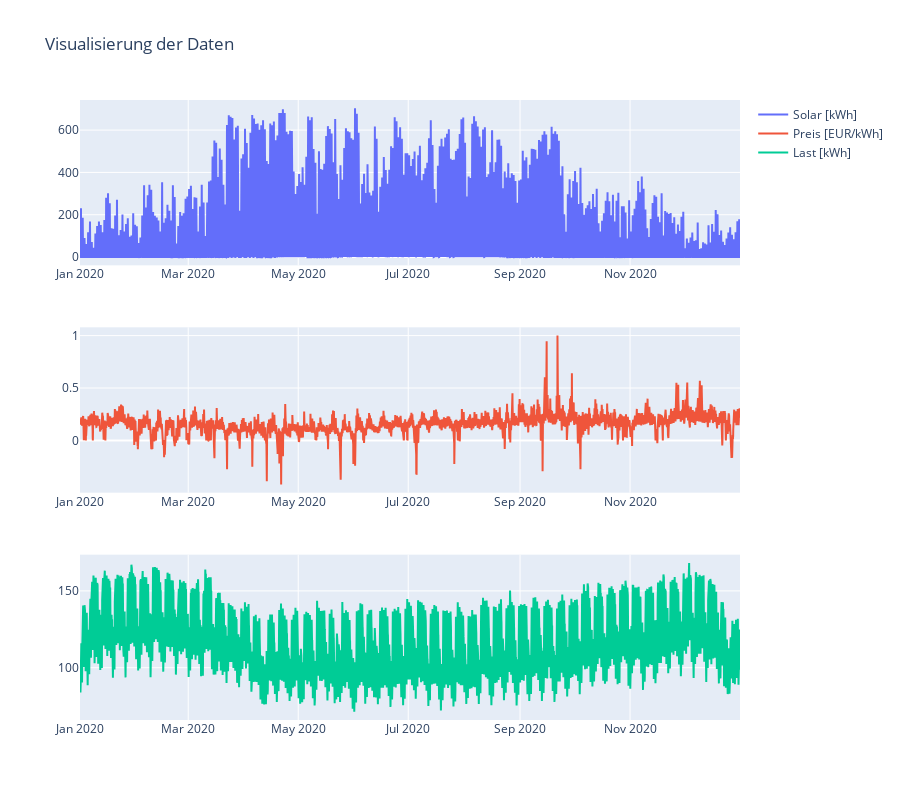

The notebook cell this image was saved under:
### Markdown cell above
Bearbeiten Sie folgende Aufgaben:
1. Visualiseren Sie die drei Zeitreihen.
1. Wie hoch war der Gesamtstromverbrauch des Standorts im Jahr 2020?
1. Wie hoch wären die Gesamtstromkosten des Standorts im Jahr 2020 ohne PV-Anlage gewesen (d.h. mit 22 ct/kWh Strompreis)?
1. Wie hoch wäre die gesamte produzierte Strommenge der PV-Anlage im Jahr 2020 gewesen?
1. Wie hoch war der durchschnittliche Strompreis im Jahr 2020?

### Code cell
import plotly.graph_objects as go
from plotly.subplots import make_subplots

# Erstellen der Subplots
fig = make_subplots(rows=3, cols=1)

# Hinzufügen der Line Plots zu den Subplots
fig.add_trace(go.Scatter(x=df["Datum (MEZ)"], y=df["Solar [kWh]"], mode='lines'), row=1, col=1)
fig.add_trace(go.Scatter(x=df["Datum (MEZ)"], y=df["Preis [EUR/kWh]"], mode='lines'), row=2, col=1)
fig.add_trace(go.Scatter(x=df["Datum (MEZ)"], y=df["Last [kWh]"], mode='lines'), row=3, col=1)

# Anpassung der Layout-Eigenschaften
fig.update_layout(height=800,  title_text="Visualisierung der Daten")

fig.update_traces(
    name="Solar [kWh]",
    row=1, col=1,
    hovertemplate="<b>Petal Length</b>: %{x}<br><b>Petal Width</b>: %{y}<extra></extra>"
)
fig.update_traces(
    name="Preis [EUR/kWh]",
    row=2, col=1,
    #hovertemplate="<b>Sepal Length</b>: %{x}<br><b>Sepal Width</b>: %{y}<extra></extra>"
)
fig.update_traces(
    name="Last [kWh]",
    row=3, col=1
)

# Anzeigen der Subplots
fig.show()

### Figure 1 — Plotly figure (JSON) as saved in the notebook; plotly's stock layout.template omitted (floating-point values rounded to 4 significant figures; data arrays with more than 128 entries replaced by an {"elided": "..."} marker saying what was removed)
{"data": [{"hovertemplate": "<b>Petal Length</b>: %{x}<br><b>Petal Width</b>: %{y}<extra></extra>", "mode": "lines", "name": "Solar [kWh]", "type": "scatter", "x": {"elided": "8784 str values"}, "xaxis": "x", "y": {"elided": "8784 float values"}, "yaxis": "y"}, {"mode": "lines", "name": "Preis [EUR/kWh]", "type": "scatter", "x": {"elided": "8784 str values"}, "xaxis": "x2", "y": {"elided": "8784 float values"}, "yaxis": "y2"}, {"mode": "lines", "name": "Last [kWh]", "type": "scatter", "x": {"elided": "8784 str values"}, "xaxis": "x3", "y": {"elided": "8784 float values"}, "yaxis": "y3"}], "layout": {"height": 800, "title": {"text": "Visualisierung der Daten"}, "xaxis": {"anchor": "y", "domain": [0, 1]}, "xaxis2": {"anchor": "y2", "domain": [0, 1]}, "xaxis3": {"anchor": "y3", "domain": [0, 1]}, "yaxis": {"anchor": "x", "domain": [0.7333, 1]}, "yaxis2": {"anchor": "x2", "domain": [0.3667, 0.6333]}, "yaxis3": {"anchor": "x3", "domain": [0, 0.2667]}}}
